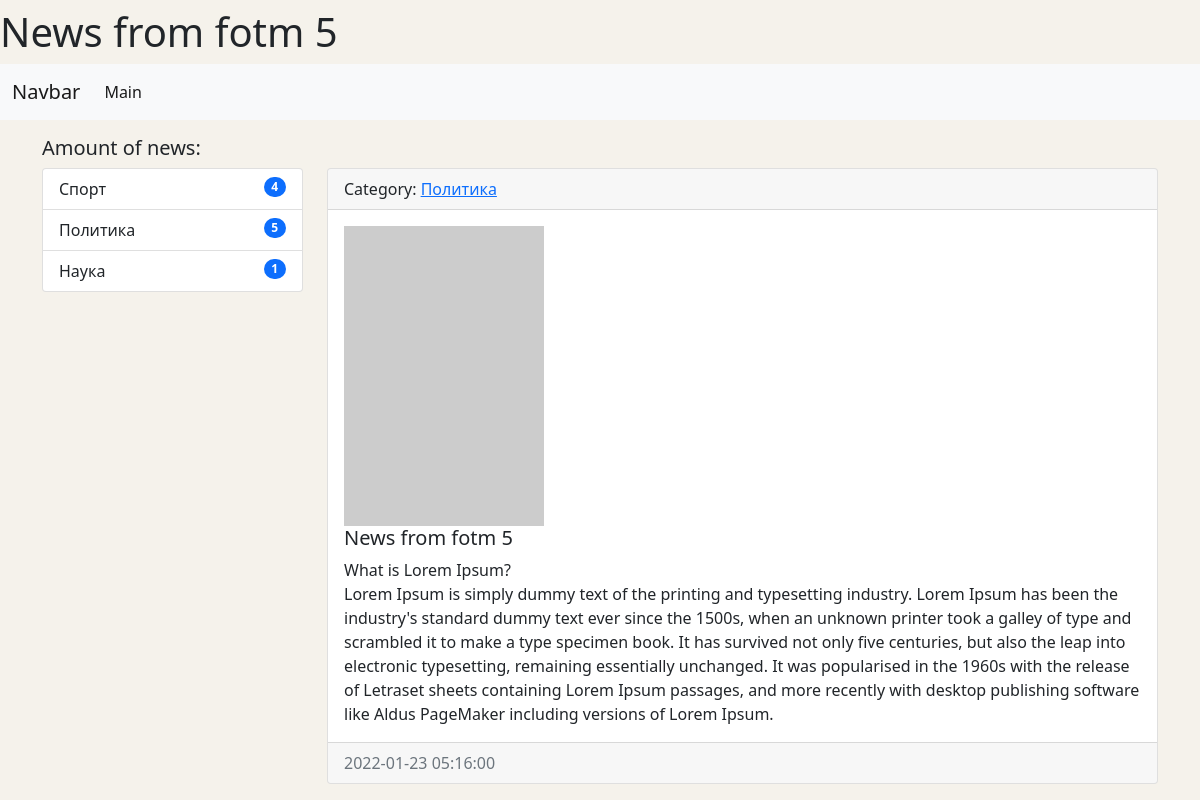
The app's page /news/15/ with its own data.
### news/models.py (models this page shows, shortened)
class News(models.Model):
    title = models.CharField(max_length=150, verbose_name='Наименование')
    content = models.TextField(blank=True, verbose_name='Контент')
    created_at = models.DateTimeField(auto_now_add=True, verbose_name='Дата публикации')
    updated_at = models.DateTimeField(auto_now=True, verbose_name='Обновлено')
    photo = models.ImageField(upload_to='photos/%Y/%m/%d/', verbose_name='Фото', blank=True)
    is_published = models.BooleanField(default=True, verbose_name='Опубликовано')
    category = models.ForeignKey('Category', on_delete=models.PROTECT, verbose_name='Категория')
    numbers_of_views = models.IntegerField(default=0)
    class Meta:
        verbose_name = 'Новость'
        verbose_name_plural = 'Новости'
        ordering = ['-created_at']

class Category(models.Model):
    title = models.CharField(max_length=150, db_index=True, verbose_name='Наименование категории')
    def get_absolute_url(self):
        return reverse('category', kwargs={'category_id': self.pk})
    def __str__(self):
        return self.title
    class Meta:
        verbose_name = 'Категория'
        verbose_name_plural = 'Категории'
        ordering = ['-title']

### news/views.py (the view)
# urls.py: path('news/<int:pk>/', ViewNews.as_view(), name='view_news'),
class ViewNews(DetailView):
    model = News
    context_object_name = 'news_item'

### news/templatetags/news_tags.py (called while the page is built)
@register.inclusion_tag('news/list_categories.html')
def show_categories():
    categories = Category.objects.annotate(cnt=Count('news')).filter(cnt__gt=0)     # don't show the empty categories
    return {'categories': categories}

### news/templates/news/news_detail.html (shortened to what this page needs)
{% extends 'base.html' %}
{% block news_item_title %}
    {{ news_item.title }}
{% endblock %}
{% block sidebar %}
{% include 'inc/_sidebar.html' %}
{% endblock %}
{% block content %}
<div class="card mb-3">
    <div class="card-header">
        Category: <a href="{{ news_item.category.get_absolute_url }}">{{ news_item.category }}</a>
    </div>
    <div class="card-body">
        {% if news_item.photo %}
            <img src="{{ news_item.photo.url }}" alt="Photo" width="200" class="float-left mr-3">
        {% else %}
            <img src="https://picsum.photos/200/300/?blur=2" alt="Photo" class="float-left mr-3">
        {% endif %}
        <h5 class="card-title">{{ news_item.title }}</h5>
        <p class="card-text">{{ news_item.content|linebreaksbr }}</p>
    </div>
    <div class="card-footer text-muted">
        {{ news_item.created_at|date:'Y-m-d H:i:s' }}
    </div>
</div>
{% endblock %}

### news/templates/news/list_categories.html
<div class="list-group">
    {% for item_categories in categories %}
    <a href="{{ item_categories.get_absolute_url }}" class="list-group-item list-group-item-action">
        {{ item_categories.title }}
        <span class="badge bg-primary rounded-pill category_badge">{{ item_categories.cnt }}</span>
    </a>
    {% endfor %}
</div>

### mySite/static/css/main.css (style rules this page uses)
body { background-color: #f5f2eb; }
.category_badge { float: right; }

### records on screen
News: title "News from fotm 5", category "Политика", content "What is Lorem Ipsum? Lorem Ipsum is simply dummy text of the printing and typesetting industry. Lorem Ipsum has been the industry's standard dummy text ever since the 1500s, when an unknown printer took a galley of type and scrambled it to make a type specimen book. It has survived not only five centuries, but also the leap into electronic typesetting, remaining essentially unchanged. It was popularised in the 1960s with the release of Letraset sheets containing Lorem Ipsum passages, and more recently with desktop publishing software like Aldus PageMaker including versions of Lorem Ipsum.", created_at "2022-01-23 05:16:00"
Category: title "Спорт", cnt "4"
Category: title "Политика", cnt "5"
Category: title "Наука", cnt "1"
